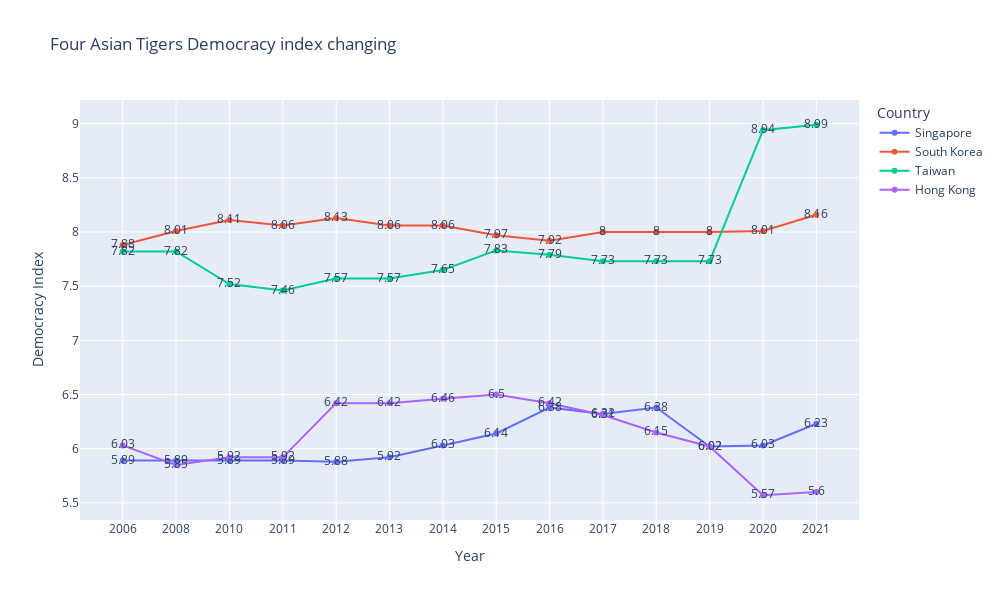

The notebook cell saved with this chart:
### Markdown cell above
* 依據民主指數的分類可以發現佔比最高的類型還是專制政權，而這些專制政權國家大多來自於 **非洲**

### Code cell
fig9 = px.line(longdata.loc[longdata['Country'].isin(['Taiwan', 'South Korea', 'Singapore', 'Hong Kong'])],
         x = 'Year', y = 'Democracy Index',
         height = 600, width = 1000, 
         color = 'Country',
         title = 'Four Asian Tigers Democracy index changing',
         text = 'Democracy Index',
         )

fig9.show()

### Figure 1 — Plotly figure (JSON) as saved in the notebook; plotly's stock layout.template omitted (floating-point values rounded to 4 significant figures)
{"data": [{"hovertemplate": "Country=Singapore<br>Year=%{x}<br>Democracy Index=%{text}<extra></extra>", "legendgroup": "Singapore", "line": {"color": "#636efa", "dash": "solid"}, "marker": {"symbol": "circle"}, "mode": "text+markers+lines", "name": "Singapore", "orientation": "v", "showlegend": true, "text": [5.89, 5.89, 5.89, 5.89, 5.88, 5.92, 6.03, 6.14, 6.38, 6.32, 6.38, 6.02, 6.03, 6.23], "type": "scatter", "x": ["2006", "2008", "2010", "2011", "2012", "2013", "2014", "2015", "2016", "2017", "2018", "2019", "2020", "2021"], "xaxis": "x", "y": [5.89, 5.89, 5.89, 5.89, 5.88, 5.92, 6.03, 6.14, 6.38, 6.32, 6.38, 6.02, 6.03, 6.23], "yaxis": "y"}, {"hovertemplate": "Country=South Korea<br>Year=%{x}<br>Democracy Index=%{text}<extra></extra>", "legendgroup": "South Korea", "line": {"color": "#EF553B", "dash": "solid"}, "marker": {"symbol": "circle"}, "mode": "text+markers+lines", "name": "South Korea", "orientation": "v", "showlegend": true, "text": [7.88, 8.01, 8.11, 8.06, 8.13, 8.06, 8.06, 7.97, 7.92, 8, 8, 8, 8.01, 8.16], "type": "scatter", "x": ["2006", "2008", "2010", "2011", "2012", "2013", "2014", "2015", "2016", "2017", "2018", "2019", "2020", "2021"], "xaxis": "x", "y": [7.88, 8.01, 8.11, 8.06, 8.13, 8.06, 8.06, 7.97, 7.92, 8, 8, 8, 8.01, 8.16], "yaxis": "y"}, {"hovertemplate": "Country=Taiwan<br>Year=%{x}<br>Democracy Index=%{text}<extra></extra>", "legendgroup": "Taiwan", "line": {"color": "#00cc96", "dash": "solid"}, "marker": {"symbol": "circle"}, "mode": "text+markers+lines", "name": "Taiwan", "orientation": "v", "showlegend": true, "text": [7.82, 7.82, 7.52, 7.46, 7.57, 7.57, 7.65, 7.83, 7.79, 7.73, 7.73, 7.73, 8.94, 8.99], "type": "scatter", "x": ["2006", "2008", "2010", "2011", "2012", "2013", "2014", "2015", "2016", "2017", "2018", "2019", "2020", "2021"], "xaxis": "x", "y": [7.82, 7.82, 7.52, 7.46, 7.57, 7.57, 7.65, 7.83, 7.79, 7.73, 7.73, 7.73, 8.94, 8.99], "yaxis": "y"}, {"hovertemplate": "Country=Hong Kong<br>Year=%{x}<br>Democracy Index=%{text}<extra></extra>", "legendgroup": "Hong Kong", "line": {"color": "#ab63fa", "dash": "solid"}, "marker": {"symbol": "circle"}, "mode": "text+markers+lines", "name": "Hong Kong", "orientation": "v", "showlegend": true, "text": [6.03, 5.85, 5.92, 5.92, 6.42, 6.42, 6.46, 6.5, 6.42, 6.31, 6.15, 6.02, 5.57, 5.6], "type": "scatter", "x": ["2006", "2008", "2010", "2011", "2012", "2013", "2014", "2015", "2016", "2017", "2018", "2019", "2020", "2021"], "xaxis": "x", "y": [6.03, 5.85, 5.92, 5.92, 6.42, 6.42, 6.46, 6.5, 6.42, 6.31, 6.15, 6.02, 5.57, 5.6], "yaxis": "y"}], "layout": {"height": 600, "legend": {"title": {"text": "Country"}, "tracegroupgap": 0}, "title": {"text": "Four Asian Tigers Democracy index changing"}, "width": 1000, "xaxis": {"anchor": "y", "domain": [0, 1], "title": {"text": "Year"}}, "yaxis": {"anchor": "x", "domain": [0, 1], "title": {"text": "Democracy Index"}}}}
